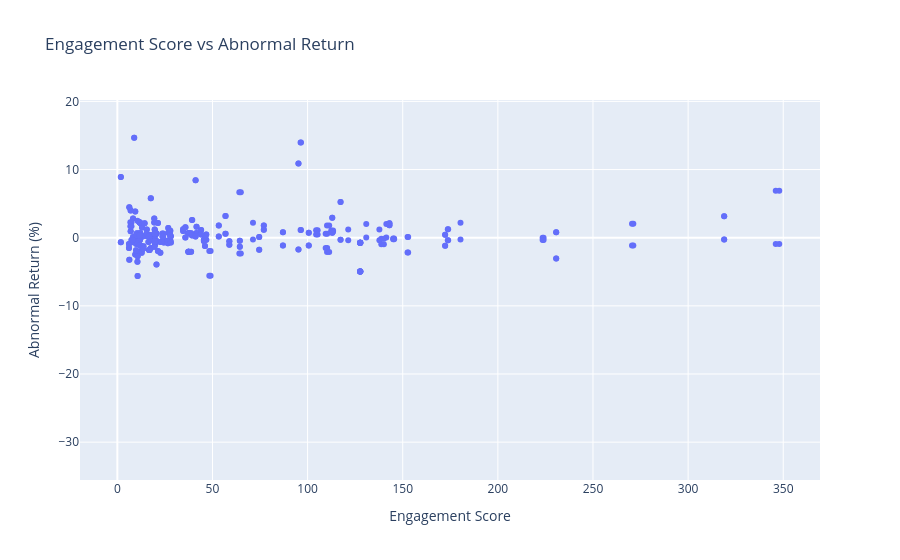

Notebook code for this chart:
### Markdown cell above
### Social media engagement  
There is **no strong linear relationship** between Reddit engagement and abnormal returns (corr ≈ 0.04). High buzz doesn’t necessarily translate to immediate stock gains.

### Code cell
fig2 = px.scatter(
    merged_data,
    x='engagement_score',
    y='abnormal_return',
    title='Engagement Score vs Abnormal Return',
    labels={'engagement_score':'Engagement Score','abnormal_return':'Abnormal Return (%)'}
)
fig2.show()

### Figure 1 — Plotly figure (JSON) as saved in the notebook; plotly's stock layout.template omitted (floating-point values rounded to 4 significant figures; data arrays with more than 128 entries replaced by an {"elided": "..."} marker saying what was removed)
{"data": [{"hovertemplate": "Engagement Score=%{x}<br>Abnormal Return (%)=%{y}<extra></extra>", "legendgroup": "", "marker": {"color": "#636efa", "symbol": "circle"}, "mode": "markers", "name": "", "orientation": "v", "showlegend": false, "type": "scatter", "x": {"elided": "674 float values"}, "xaxis": "x", "y": {"elided": "674 float values"}, "yaxis": "y"}], "layout": {"legend": {"tracegroupgap": 0}, "title": {"text": "Engagement Score vs Abnormal Return"}, "xaxis": {"anchor": "y", "domain": [0, 1], "title": {"text": "Engagement Score"}}, "yaxis": {"anchor": "x", "domain": [0, 1], "title": {"text": "Abnormal Return (%)"}}}}
